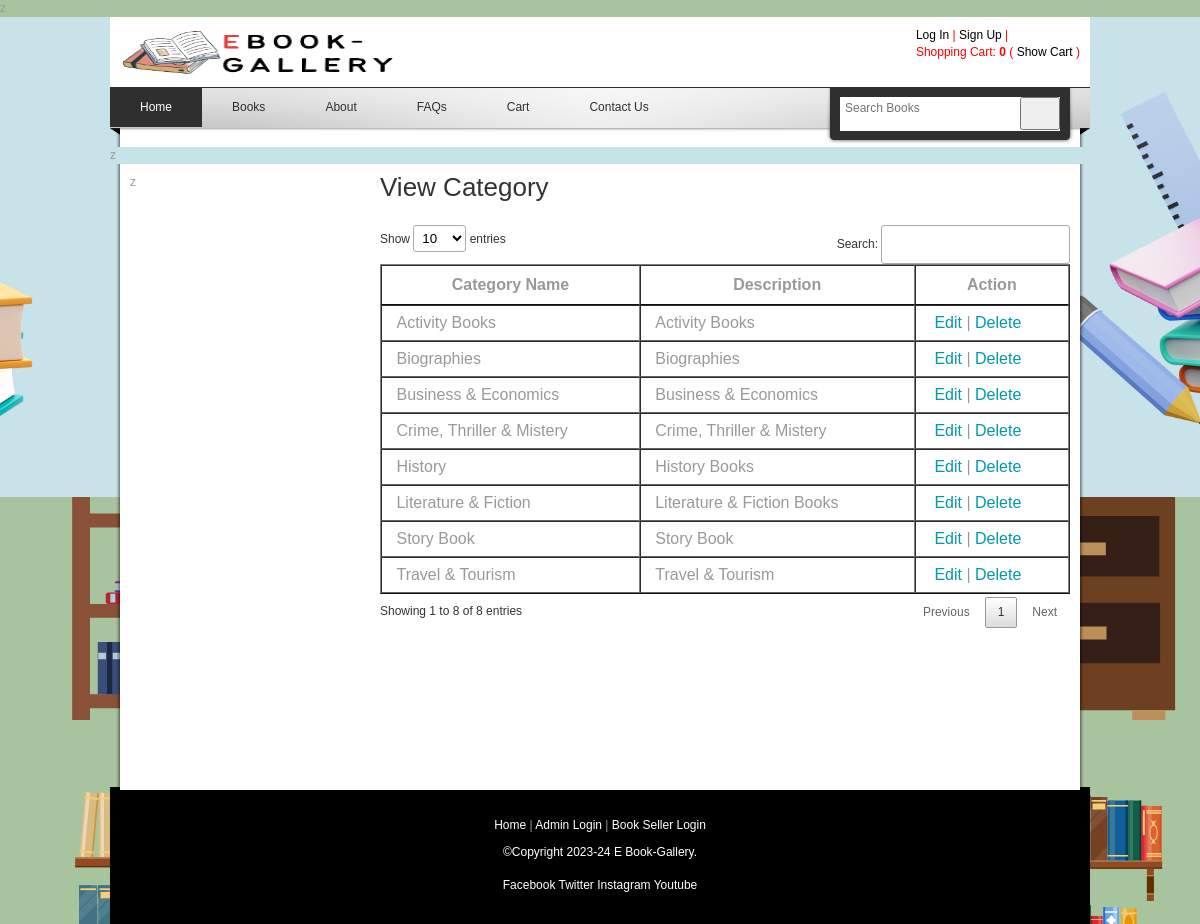
The app's page /viewcategory.php with its own data.
### tables this page shows
CREATE TABLE `category` (
  `cat_id` int(10) NOT NULL,
  `cat_name` varchar(200) NOT NULL,
  `cat_des` text NOT NULL
);

### viewcategory.php (the view, shortened to what this page needs)
<?php
include("header.php");
include("admin_sidebar.php");
include("databaseconnection.php");
?>
        <div id="content" class="float_r">
        	<h2>View Category </h2>
            <div >
            <form action="" method="post">
              <table id="myTable" width="100%"  border="1">
                <thead>
                  <tr>
                    <th scope="col">Category Name</th>
                    <th scope="col">Description</th>
                    <th scope="col">Action</th>
                  </tr>
                </thead>
                <tbody>
                <?php
                  $sql = "SELECT * FROM category";
                  $rsquery = mysqli_query($con,$sql);
                  while($rs = mysqli_fetch_array($rsquery))
                  {
                    echo "<tr>
                      <td>&nbsp;$rs[cat_name]</td>
                      <td>&nbsp;$rs[cat_des]</td>
                      <td>&nbsp;
                          <a  href='category.php?editid=$rs[cat_id]'>Edit </a>|
                          <a onclick='return yesno()' href='viewcategory.php?delid=$rs[cat_id]'>Delete</a></td>
                      </tr>";
                  }
                ?>
              </tbody>
              </table>
              <p>&nbsp;</p>
            </form>
            </div>
          <div class="content_half float_r checkout"><br />
                <br />
          </div>
          <div class="cleaner h50"></div>
            <h3>&nbsp;</h3>
        </div>
    </div>
  <?php
  include("footer.php");
  ?>

### templatemo_style.css (style rules this page uses)
body { margin: 0; padding: 0; color: #999; font-family: Tahoma, Geneva, sans-serif; font-size: 12px; line-height: 1.4em; background-color: #665f5f; background-repeat: repeat; background-image: url(images/templatemo_body.jpg) }
a, a:link, a:visited { color: #0299aa; font-weight: normal; text-decoration: none }
p { margin: 0 0 10px 0; padding: 0; }
h1, h2, h3, h4, h5, h6 { color: #333; font-weight: normal; }
h2 { font-size: 26px; margin: 0 0 25px; padding: 5px 0 }
h3 { font-size: 20px; margin: 0 0 20px; padding: 0; }
.cleaner { clear: both }
.h50 { height: 50px }
.float_r { float: right }
#content { width: 690px }
.content_half { width: 320px }

### records on screen
category: cat_name "Literature & Fiction", cat_des "Literature & Fiction Books"
category: cat_name "Crime, Thriller & Mistery", cat_des "Crime, Thriller & Mistery"
category: cat_name "Story Book", cat_des "Story Book"
category: cat_name "Biographies", cat_des "Biographies"
category: cat_name "Business & Economics", cat_des "Business & Economics"
category: cat_name "Activity Books", cat_des "Activity Books"
category: cat_name "History", cat_des "History Books"
category: cat_name "Travel & Tourism", cat_des "Travel & Tourism"
